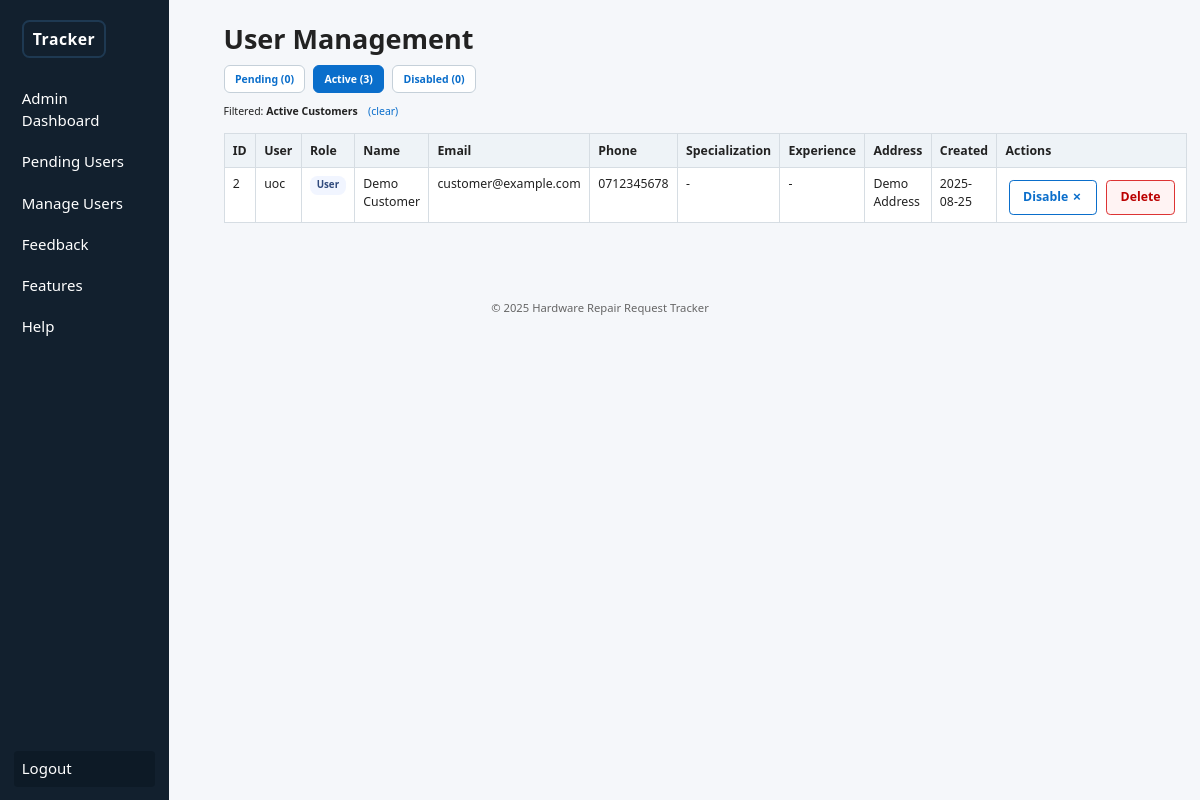
The app's page /admin/users_manage.php?filter=active_customers (signed in) with its own data.
### tables this page shows
CREATE TABLE customer_profile (
  customer_id INT PRIMARY KEY,
  full_name VARCHAR(120) NOT NULL,
  phone VARCHAR(20) NOT NULL,
  email VARCHAR(120),
  address TEXT,
  CONSTRAINT fk_customer_profile_user FOREIGN KEY (customer_id) REFERENCES users(user_id) ON DELETE CASCADE
);

CREATE TABLE users (
  user_id INT AUTO_INCREMENT PRIMARY KEY,
  username VARCHAR(50) NOT NULL UNIQUE,
  password VARCHAR(255) NOT NULL,
  role ENUM('admin','user','technician') NOT NULL DEFAULT 'user',
  status ENUM('pending','approved','rejected') NOT NULL DEFAULT 'pending',
  is_disabled TINYINT(1) NOT NULL DEFAULT 0,
  created_at TIMESTAMP DEFAULT CURRENT_TIMESTAMP
);

### admin/users_manage.php (the view, shortened to what this page needs)
<?php require_once __DIR__ . '/../config.php';
require_once __DIR__ . '/../db.php';
$tab = $_GET['tab'] ?? 'active';
$roleFilter = null;
if (isset($_GET['filter'])) {
  if ($_GET['filter'] === 'active_customers') {
    $tab = 'active';
    $roleFilter = 'user';
  } elseif ($_GET['filter'] === 'active_techs') {
    $tab = 'active';
    $roleFilter = 'technician';
  }
}
$baseQuery = "SELECT u.user_id,u.username,u.role,u.status,u.is_disabled,u.created_at,
  cp.full_name AS c_full_name, cp.phone AS c_phone, cp.email AS c_email, cp.address AS c_address,
  tp.full_name AS t_full_name, tp.phone AS t_phone, tp.email AS t_email, tp.specialization, tp.experience_years, tp.availability_notes
  FROM users u
  LEFT JOIN customer_profile cp ON u.user_id = cp.customer_id
  LEFT JOIN technician_profile tp ON u.user_id = tp.technician_id";
switch ($tab) {
  default:
    $q = $baseQuery . " WHERE status='approved' AND (is_disabled=0 OR is_disabled IS NULL)";
    if ($roleFilter) {
      $q .= " AND role='" . $mysqli->real_escape_string($roleFilter) . "'";
    }
    $q .= " ORDER BY created_at DESC";
    $tab = 'active';
}
$users = $mysqli->query($q);
$cntPending = $mysqli->query("SELECT COUNT(*) c FROM users WHERE status='pending'")->fetch_assoc()['c'];
$cntActive = $mysqli->query("SELECT COUNT(*) c FROM users WHERE status='approved' AND (is_disabled=0 OR is_disabled IS NULL)")->fetch_assoc()['c'];
$cntDisabled = $mysqli->query("SELECT COUNT(*) c FROM users WHERE is_disabled=1")->fetch_assoc()['c'];
?>
<?php include __DIR__ . '/../partials/header.php'; ?>
<h1>User Management</h1>
<div class="tabs" style="margin-top:.5rem;margin-bottom:.75rem;display:flex;gap:.5rem;flex-wrap:wrap;">
  <a class="tab-link<?= $tab === 'pending' ? ' active' : '' ?>" href="?tab=pending">Pending (<?= $cntPending ?>)</a>
  <a class="tab-link<?= $tab === 'active' ? ' active' : '' ?>" href="?tab=active">Active (<?= $cntActive ?>)</a>
  <a class="tab-link<?= $tab === 'disabled' ? ' active' : '' ?>" href="?tab=disabled">Disabled (<?= $cntDisabled ?>)</a>
</div>
<?php if ($roleFilter): ?>
  <div style="margin:.3rem 0 .5rem;font-size:.7rem;">Filtered: <strong><?= $roleFilter === 'user' ? 'Active Customers' : 'Active Technicians' ?></strong> <a href="users_manage.php?tab=active" style="margin-left:.5rem;">(clear)</a></div>
<?php endif; ?>
<table class="table">
  <tr>
    <th>ID</th>
    <th>User</th>
    <th>Role</th>
    <th>Name</th>
    <th>Email</th>
    <th>Phone</th>
    <th>Specialization</th>
    <th>Experience</th>
    <th>Address</th>
    <th>Created</th>
    <th>Actions</th>
  </tr>
  <?php while ($u = $users->fetch_assoc()): ?>
    <tr>
      <td><?= $u['user_id'] ?></td>
      <td><?= htmlspecialchars($u['username']) ?></td>
      <td><span class="role-badge role-<?= $u['role'] ?>"><?= $u['role'] ?></span></td>
      <td><?php
          if ($u['role'] === 'user') {
            echo htmlspecialchars($u['c_full_name'] ?? '-');
          } elseif ($u['role'] === 'technician') {
            echo htmlspecialchars($u['t_full_name'] ?? '-');
          } else {
            echo '-';
          }
        ?></td>
      <td><?= htmlspecialchars($u['c_email'] ?? $u['t_email'] ?? '-') ?></td>
      <td><?= htmlspecialchars($u['c_phone'] ?? $u['t_phone'] ?? '-') ?></td>
      <td><?= htmlspecialchars($u['specialization'] ?? '-') ?></td>
      <td><?= $u['experience_years'] !== null ? (int)$u['experience_years'] : '-' ?></td>
  <td><?= htmlspecialchars($u['c_address'] ?? '-') ?></td>
      <td><?= substr($u['created_at'], 0, 10) ?></td>
      <td style="white-space:nowrap;">
        <?php if ($u['role'] != 'admin'): ?>
          <?php if (!$u['is_disabled']): ?>
            <a class="btn outline" href="?disable=<?= $u['user_id'] ?>">Disable ✗</a>
          <?php else: ?>
            <a class="btn" href="?enable=<?= $u['user_id'] ?>">Enable ↺</a>
          <?php endif; ?>
          <a class="btn outline" style="background:#fff3f3;border-color:#d33;color:#b00" href="?delete=<?= $u['user_id'] ?>" onclick="return confirm('Delete user?');">Delete</a>
        <?php endif; ?>
      </td>
    </tr>
  <?php endwhile; ?>
</table>
<?php include __DIR__ . '/../partials/footer.php'; ?>

### assets/css/style.css (style rules this page uses)
* { box-sizing: border-box; font-family: system-ui, -apple-system, Segoe UI, Roboto, sans-serif; margin: 0; padding: 0 }
html { font-size: 15px; }
html, body { -ms-overflow-style: none; scrollbar-width: none; }
body { background: #f5f7fa; color: #222; line-height: 1.45; font-size: .9rem; }
a { color: #0a6ecb; text-decoration: none }
button, .btn { display: inline-block; background: #0a6ecb; color: #fff; border: none; padding: .5rem .9rem; border-radius: .28rem; font-size: .82rem; font-weight: 600; cursor: pointer; margin: .3rem .2rem 0; }
.btn.outline { background: #fff; color: #0a6ecb; border: 1px solid #0a6ecb }
.table { width: 100%; border-collapse: collapse; margin: .9rem 0; background: #fff }
.table th, .table td { padding: .5rem .55rem; border: 1px solid #d6dde3; font-size: .82rem; text-align: left; vertical-align: top }
.table th { background: #eef3f7; font-weight: 600 }
.role-badge { display: inline-block; padding: .15rem .45rem; border-radius: .5rem; font-size: .65rem; font-weight: 600; background: #e5e9ef; color: #123; text-transform: capitalize; }
.role-user { background: #f1f5ff; color: #314b7d; }
.tabs .tab-link { padding: .35rem .7rem; border: 1px solid #c5d0d9; border-radius: .4rem; background: #fff; font-size: .7rem; font-weight: 600; text-decoration: none; }
.tabs .tab-link.active { background: #0a6ecb; color: #fff; border-color: #0a6ecb; }

### records on screen
customer_profile: customer_id.user_id "2", customer_id.username "uoc", customer_id.role "User", full_name "Demo Customer", email "customer@example.com", phone "0712345678", specialization "-", address "Demo Address", customer_id.created_at "2025-08-25"

### other values on screen
$cntPending "0"
$cntActive "3"
$cntDisabled "0"
